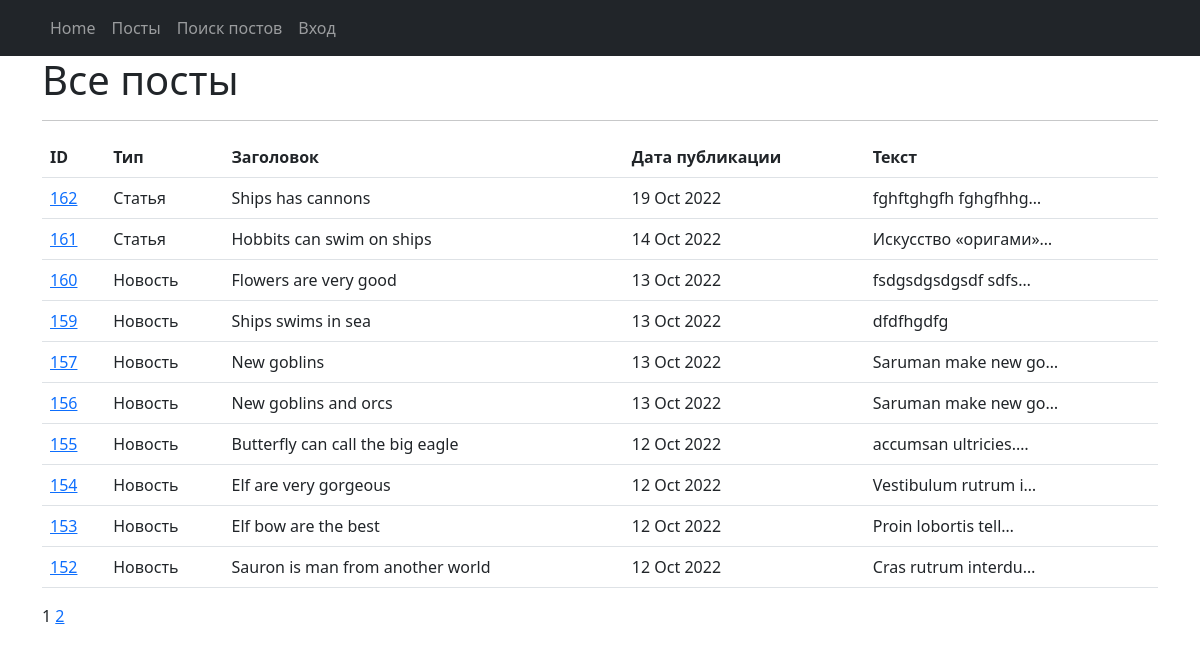
Page /news/ on the committed database.
### news/models.py (models this page shows, shortened)
class Post(models.Model):
    article = 'AR'
    news = 'NW'
    POSITIONS = [
        (article, 'Статья'),
        (news, 'Новость'),
    ]
    author = models.ForeignKey('Author', on_delete=models.CASCADE)
    post_type = models.CharField(
        max_length=2, choices=POSITIONS, default=news)
    time_create = models.DateTimeField(auto_now_add=True)
    category = models.ManyToManyField(
        'Category', through='Postcategory')
    head = models.CharField(max_length=128)
    text = models.TextField(default='')
    rating = models.IntegerField(default=0)

### news/views.py (the view)
# urls.py: path('', NewsList.as_view(), name='news_list'),
class NewsList(ListView):
    model = Post
    ordering = '-time_create'
    template_name = 'news.html'
    context_object_name = 'news'
    paginate_by = 10
    def get_context_data(self, **kwargs):
        context = super().get_context_data(**kwargs)
        context['next_sale'] = "Распродажа в среду!"
        return context

### news/templatetags/custom_filters.py (called while the page is built)
@register.filter()
def censor(value, code='wolf'):
    len_1 = len(code)-1
    code_1 = code.lower().title()
    code_2 = code.lower()
    val_1 = value.replace(code_1, f'{code_1[0]}{len_1*"*"}').replace(code_2, f'{code_2[0]}{len_1*"*"}')
    return val_1

### news/templatetags/custom_tags.py (called while the page is built)
@register.simple_tag()
def current_time(format_string='%b %d %Y'):
    return datetime.utcnow().strftime(format_string)

### templates/news.html (shortened to what this page needs)
{% extends 'flatpages/default.html' %}
{% load custom_filters %}
{% load custom_tags %}
{% block content %}
<h1>Все посты</h1>
   <hr>
{% if news %}
<table class="table">
    <tr>
        <th>ID</th>
        <th>Тип</th>
        <th>Заголовок</th>
        <th>Дата публикации</th>
        <th>Текст</th>
    </tr>
    {% for neww in news %}
    <tr>
        <td><a href="/news/{{neww.id}}"> {{neww.id }}</a></td>
        <td>{{ neww.get_post_type_display}}</td>
        <td>{{ neww.head | censor | censor:"Sword"}}</td>
        <td>{{ neww.time_create | date:'d M Y'}}</td>
        <td>{{ neww.text|truncatechars:20 }}</td>
    </tr>
    {% endfor %}
</table>
{{ page_obj.number }}
{% if page_obj.has_next %}
    <a href="?page={{ page_obj.next_page_number }}">{{ page_obj.next_page_number }}</a>
{% endif %}
{% else %}
    <h2>Новостей нет!</h2>
{% endif %}
{% endblock content %}

### rows in the picture
Post: id "162", post_type "Статья", head|censor "Ships has cannons", time_create "19 Oct 2022", text "fghftghgfh fghgfhhg…"
Post: id "161", post_type "Статья", head|censor "Hobbits can swim on ships", time_create "14 Oct 2022", text "Искусство «оригами»…"
Post: id "160", post_type "Новость", head|censor "Flowers are very good", time_create "13 Oct 2022", text "fsdgsdgsdgsdf sdfs…"
Post: id "159", post_type "Новость", head|censor "Ships swims in sea", time_create "13 Oct 2022", text "dfdfhgdfg"
Post: id "157", post_type "Новость", head|censor "New goblins", time_create "13 Oct 2022", text "Saruman make new go…"
Post: id "156", post_type "Новость", head|censor "New goblins and orcs", time_create "13 Oct 2022", text "Saruman make new go…"
Post: id "155", post_type "Новость", head|censor "Butterfly can call the big eagle", time_create "12 Oct 2022", text "accumsan ultricies.…"
Post: id "154", post_type "Новость", head|censor "Elf are very gorgeous", time_create "12 Oct 2022", text "Vestibulum rutrum i…"
Post: id "153", post_type "Новость", head|censor "Elf bow are the best", time_create "12 Oct 2022", text "Proin lobortis tell…"
Post: id "152", post_type "Новость", head|censor "Sauron is man from another world", time_create "12 Oct 2022", text "Cras rutrum interdu…"

### other values in the picture
{{ page_obj.number }} "1"
{{ page_obj.next_page_number }} "2"
